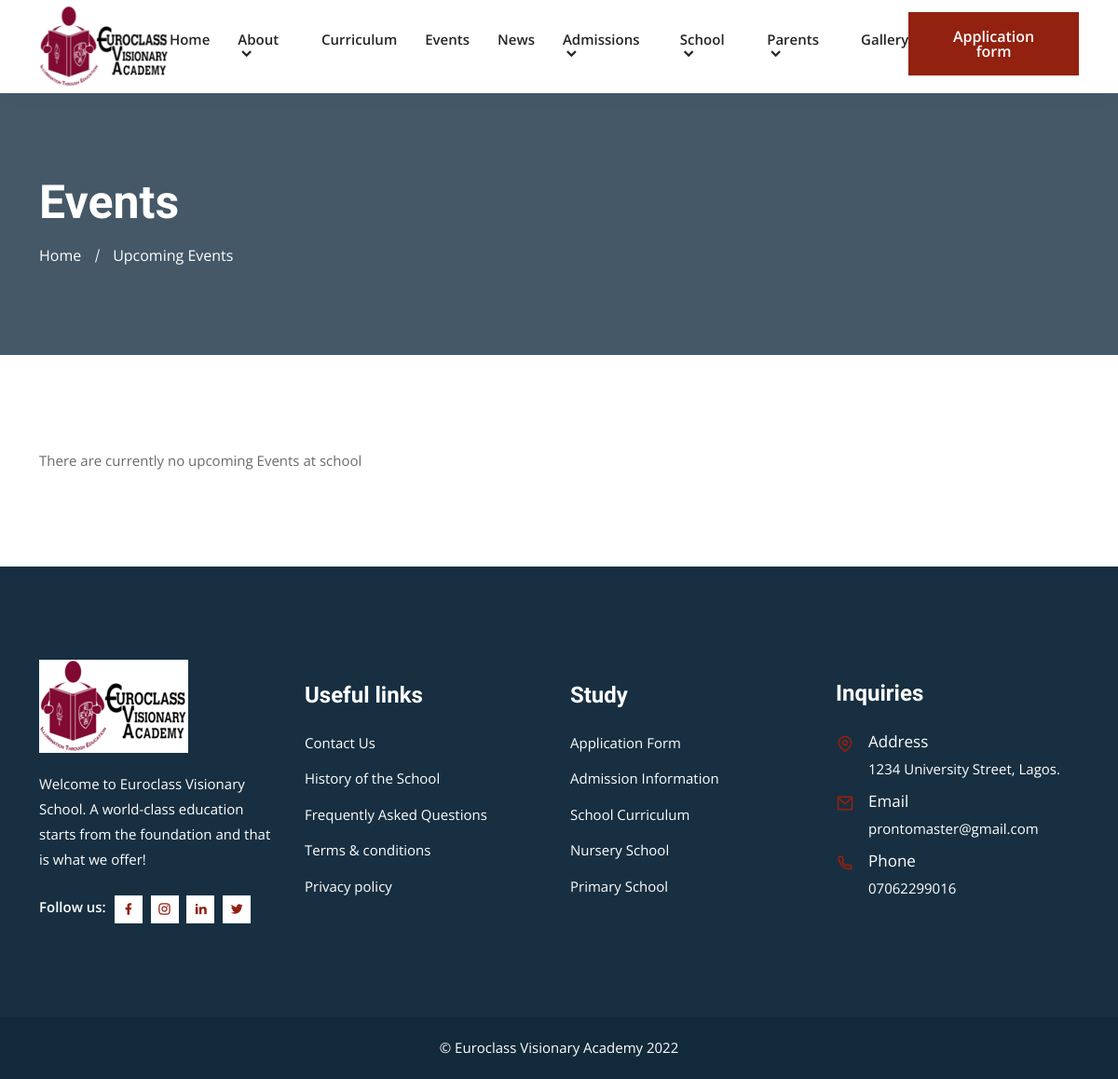
Screenshot of /events/ with the database file from the repository.
### core/models.py (models this page shows, shortened)
class SchoolContactInfo(models.Model):
    short_information = models.CharField(max_length=150)
    address = models.CharField(max_length=200)
    email = models.EmailField()
    phone_number = models.CharField(max_length=15)
    logo = models.ImageField(upload_to='logo')
    facebook_url = models.URLField(blank=True)
    instagram_url = models.URLField(blank=True)
    twitter_url = models.URLField(blank=True)
    linkedin_url = models.URLField(blank=True)
    class Meta:
        verbose_name = 'School Contact Information'
        verbose_name_plural = 'School Contact Information'

### events/views.py (the view)
# urls.py: path('events/', include('events.urls')),
def events(request):
    now = datetime.datetime.now()
    events = Event.objects.filter(date__gte=now)
    next_event = None
    if events.exists():
        next_event = Event.objects.filter(date__gte=now).earliest()
    return render(
        request, 'events.html',
        {'events': events, 'next_event': next_event})

### core/context_processors.py (called while the page is built)
def euroclass(request):
    return {
        'about': About.objects.first(),
        'latest_news': News.objects.all()[:3],
        'info': SchoolContactInfo.objects.first(),
    }

### templates/events.html (shortened to what this page needs)
{% extends "base.html" %}
{% block content %}
<div class="page-title-area bg-5">
    <div class="container">
        <div class="page-title-content">
            <h2>Events</h2>
            <ul>
                <li><a href="{% url 'home' %}">Home</a></li>
                <li class="active">Upcoming Events</li>
            </ul>
        </div>
    </div>
</div>
<section class="events-area events-area-style-two ptb-100">
    <div class="container">
        <div class="row">
            {% if events %}
            <div class="col-lg-7">
                <div class="events-content ml-15">
                    <span>Events</span>
                    <h2>Upcoming events</h2>
                    <ul class="events-list">
                        {% for event in events %}
                        <li>
                            <div class="events-date">
                                <span class="mb-2">{{ event.date|date:"j F" }}</span>
                                <span>{{ event.date|date:"Y" }}</span>
                            </div>
                            <span>{{ event.category }}</span>
                            <h3>
                                <a href="{% url 'event_detail' event.slug %}">{{ event.title }}</a>
                            </h3>
                            <p>{{ event.description|truncatechars:150 }}</p>
                            <a href="{% url 'event_detail' event.slug %}" class="read-more">
                                Find out more
                                <i class="ri-arrow-right-line"></i>
                            </a>
                        </li>
                        {% endfor %}
                    </ul>
                </div>
            </div>
            {% else %}
            <p>There are currently no upcoming Events at school</p>
            {% endif %}
        </div>
    </div>
</section>
{% endblock %}

### templates/base.html (shortened to what this page needs)
<!doctype html>
<html lang="en">
{% load static %}
<head>
    <link rel="stylesheet" href="{% static 'css/bootstrap.min.css' %}">
    <link rel="stylesheet" href="{% static 'css/owl.theme.default.min.css' %}">
    <link rel="stylesheet" href="{% static 'css/owl.carousel.min.css' %}">
    <link href="https://cdn.jsdelivr.net/npm/remixicon@2.2.0/fonts/remixicon.css" rel="stylesheet">
    <link rel="stylesheet" href="{% static 'css/meanmenu.min.css' %}">
    <link rel="stylesheet" href="{% static 'css/animate.min.css' %}">
    <link rel="stylesheet" href="{% static 'css/odometer.min.css' %}">
    <link rel="stylesheet" href="{% static 'css/magnific-popup.min.css' %}">
    <link rel="stylesheet" href="{% static 'css/date-picker.min.css' %}">
    <link rel="stylesheet" href="{% static 'css/app.css' %}">
    <link rel="stylesheet" href="{% static 'css/style.css' %}">
    <link rel="stylesheet" href="{% static 'css/responsive.css' %}">
</head>
<body>
    {% include '_navbar.html' %}
    {% block content %}{% endblock %}
    <footer class="footer-area black-bg-color">
        <div class="container">
            <div class="row align-items-center justify-content-center">
                <div class="col-lg-3 col-sm-6">
                    <div class="single-footer-widget bg-f9f5f1">
                        <a href="index.html" class="logo">
                                <img src="{% if info.logo %}{{ info.logo.url }}{% else %}https://via.placeholder.com/157x48{% endif %}" alt="Image">
                            </a>
                        <p>{{ info.short_information }}</p>
                        <ul class="social-icon">
                            <li>
                                <span>Follow us:</span>
                            </li>
                            <li>
                                <a href="{{ info.facebook_url }}" target="_blank">
                                        <i class="ri-facebook-fill"></i>
                                    </a>
                            </li>
                            <li>
                                <a href="{{ info.instagram_url }}" target="_blank">
                                        <i class="ri-instagram-line"></i>
                                    </a>
                            </li>
                            <li>
                                <a href="{{ info.linkedin_url }}" target="_blank">
                                        <i class="ri-linkedin-fill"></i>
                                    </a>
                            </li>
                            <li>
                                <a href="{{ info.twitter_url }}" target="_blank">
                                        <i class="ri-twitter-fill"></i>
                                    </a>
                            </li>
                        </ul>
                    </div>
                </div>
                <div class="col-lg-3 col-sm-6">
                    <div class="single-footer-widget">
                        <h3>Useful links</h3>
                        <ul class="import-link">
                            <li>
                                <a href="{% url 'contact' %}">Contact Us</a>
                            </li>
                            <li>
                                <a href="{% url 'history' %}">History of the School</a>
                            </li>
                            <li>
                                <a href="{% url 'faq' %}">Frequently Asked Questions</a>
                            </li>
                            <li>
                                <a href="/terms/">Terms & conditions</a>
                            </li>
                            <li>
                                <a href="/privacy/">Privacy policy</a>
                            </li>
                        </ul>
                    </div>
                </div>
                <div class="col-lg-3 col-sm-6">
                    <div class="single-footer-widget">
                        <h3>Study</h3>
                        <ul class="import-link">
                            <li>
                                <a href="application.html">Application Form</a>
                            </li>
                            <li>
                                <a href="{% url 'admission' %}">Admission Information</a>
                            </li>
                            <li>
                                <a href="{% url 'curriculum' %}">School Curriculum</a>
                            </li>
                            <li>
                                <a href="/nursery/">Nursery School</a>
                            </li>
                            <li>
                                <a href="/primary/">Primary School</a>
                            </li>
                        </ul>
                    </div>
                </div>
                <div class="col-lg-3 col-sm-6">
                    <div class="single-footer-widget">
                        <h3>Inquiries</h3>
                        <ul class="address">
                            <li class="location">
                                <i class="ri-map-pin-line"></i>
                                <span>Address</span> {{ info.address }}
                            </li>
                            <li>
                                <i class="ri-mail-line"></i>
                                <span>Email</span>
                                <a href="mailto:{{ info.email }}">{{ info.email }}</a>
                            </li>
                            <li>
                                <i class="ri-phone-line"></i>
                                <span>Phone</span>
                                <a href="tel:{{ info.phone_number }}">{{ info.phone_number }}</a>
                            </li>
                        </ul>
                    </div>
                </div>
            </div>
        </div>
    </footer>
    <div class="copy-right-area">
        <div class="container">
            <p>
                &copy; Euroclass Visionary Academy {% now "Y" %}
            </p>
        </div>
    </div>
</body>
</html>

### templates/_navbar.html (shortened to what this page needs)
<header class="header-area">
    <div class="navbar-area">
        <div class="desktop-nav">
            <div class="container">
                <nav class="navbar navbar-expand-md navbar-light">
                    <a class="navbar-brand" href="{% url 'home' %}">
                            <img src="{% if info.logo %}{{ info.logo.url }}{% else %}https://via.placeholder.com/157x48{% endif %}" alt="logo">
                        </a>
                    <div class="collapse navbar-collapse mean-menu" id="navbarSupportedContent">
                        <ul class="navbar-nav m-auto">
                            <li class="nav-item">
                                <a href="{% url 'home' %}" class="nav-link">Home</a>
                            </li>
                            <li class="nav-item">
                                <a href="#" class="nav-link">
                                    About <i class="ri-arrow-down-s-line"></i>
                                </a>
                            </li>
                            <li class="nav-item">
                                <a href="{% url 'curriculum' %}" class="nav-link">Curriculum</a>
                            </li>
                            <li class="nav-item">
                                <a href="{% url 'events' %}" class="nav-link">Events</a>
                            </li>
                            <li class="nav-item">
                                <a href="{% url 'news' %}" class="nav-link">News</a>
                            </li>
                            <li class="nav-item">
                                <a href="#" class="nav-link">
                                    Admissions <i class="ri-arrow-down-s-line"></i>
                                </a>
                            </li>
                            <li class="nav-item">
                                <a href="#" class="nav-link">
                                    School <i class="ri-arrow-down-s-line"></i>
                                </a>
                            </li>
                            <li class="nav-item">
                                <a href="#" class="nav-link">
                                    Parents <i class="ri-arrow-down-s-line"></i>
                                </a>
                            </li>
                            <li class="nav-item">
                                <a href="{% url 'gallery' %}" class="nav-link">Gallery</a>
                            </li>
                        </ul>
                        <div class="others-options">
                            <ul>
                                <li>
                                    <a href="{% url 'application' %}" class="default-btn">Application form</a>
                                </li>
                            </ul>
                        </div>
                    </div>
                </nav>
            </div>
        </div>
    </div>
</header>

### rows the page displays
SchoolContactInfo: logo (picture), short_information "Welcome to Euroclass Visionary School. A world-class education starts from the foundation and that is what we offer!", address "1234 University Street, Lagos.", email "prontomaster@gmail.com", phone_number "07062299016"
